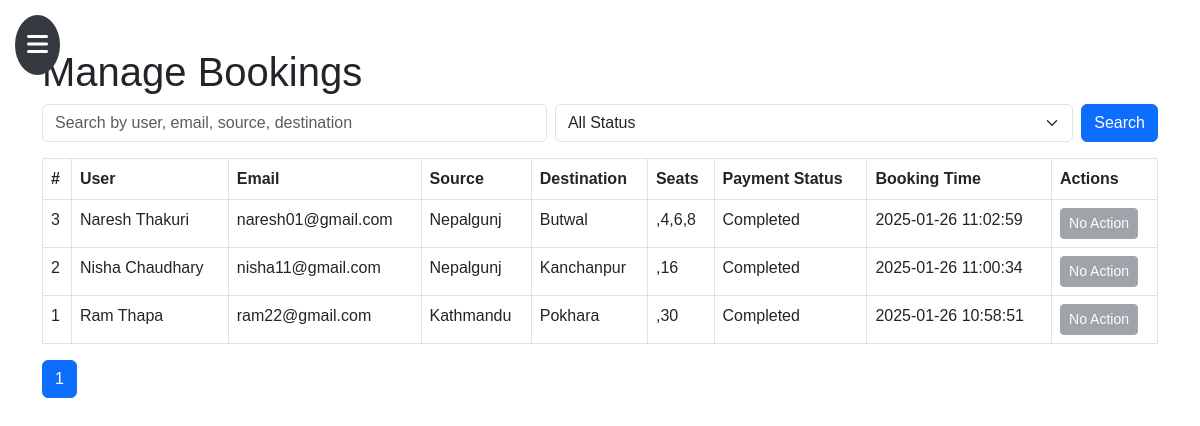
The page /admin/manage_bookings.php on the database its author committed.
### tables this page shows
CREATE TABLE `bookings` (
  `id` int(11) NOT NULL,
  `user_id` int(11) DEFAULT NULL,
  `route_id` int(11) DEFAULT NULL,
  `seats_booked` varchar(255) DEFAULT NULL,
  `booking_time` datetime DEFAULT NULL,
  `payment_status` enum('Pending','Completed','Failed') DEFAULT 'Pending',
  `created_at` datetime DEFAULT current_timestamp(),
  `total_amount` decimal(10,2) DEFAULT NULL
);

CREATE TABLE `users` (
  `id` int(11) NOT NULL,
  `name` varchar(100) NOT NULL,
  `email` varchar(150) NOT NULL,
  `password` varchar(255) NOT NULL,
  `created_at` timestamp NOT NULL DEFAULT current_timestamp(),
  `phone` varchar(255) NOT NULL
);

CREATE TABLE `routes` (
  `id` int(11) NOT NULL,
  `bus_id` int(11) NOT NULL,
  `source` varchar(100) NOT NULL,
  `destination` varchar(100) NOT NULL,
  `departure_time` datetime NOT NULL,
  `arrival_time` datetime NOT NULL,
  `price` decimal(10,2) NOT NULL,
  `status` enum('active','disabled') NOT NULL DEFAULT 'active'
);

### admin/manage_bookings.php (the view, shortened to what this page needs)
<?php
include("../includes/config.php");
$limit = 10;
$page = isset($_GET['page']) ? (int)$_GET['page'] : 1;
$offset = ($page - 1) * $limit;
$search = isset($_GET['search']) ? trim($_GET['search']) : '';
$filter = isset($_GET['filter']) ? trim($_GET['filter']) : '';
$whereClause = "1=1";
$totalBookingsQuery = "SELECT COUNT(*) AS total
    FROM bookings
    INNER JOIN users ON bookings.user_id = users.id
    INNER JOIN routes ON bookings.route_id = routes.id
    WHERE $whereClause";
$totalBookingsResult = $conn->query($totalBookingsQuery);
$totalBookings = $totalBookingsResult->fetch_assoc()['total'];
$bookingsQuery = "SELECT bookings.id, users.name AS user_name, users.email AS user_email,
                         routes.source, routes.destination, bookings.seats_booked, bookings.payment_status, bookings.created_at
                  FROM bookings
                  INNER JOIN users ON bookings.user_id = users.id
                  INNER JOIN routes ON bookings.route_id = routes.id
                  WHERE $whereClause
                  ORDER BY bookings.created_at DESC
                  LIMIT $limit OFFSET $offset";
$bookingsResult = $conn->query($bookingsQuery);
?>
<!DOCTYPE html>
<html lang="en">
<head>
    <link href="https://cdn.jsdelivr.net/npm/bootstrap@5.3.0-alpha1/dist/css/bootstrap.min.css" rel="stylesheet">
</head>
<body>
    <?php include("../includes/sidebar.php"); ?>
    <div class="container mt-5">
        <h1>Manage Bookings</h1>
        <form method="GET" class="d-flex mb-3">
            <input type="text" name="search" class="form-control me-2" placeholder="Search by user, email, source, destination" value="<?= htmlspecialchars($search) ?>">
            <select name="filter" class="form-select me-2">
                <option value="">All Status</option>
            </select>
            <button type="submit" class="btn btn-primary">Search</button>
        </form>
        <table class="table table-bordered">
            <thead>
                <tr>
                    <th>#</th>
                    <th>User</th>
                    <th>Email</th>
                    <th>Source</th>
                    <th>Destination</th>
                    <th>Seats</th>
                    <th>Payment Status</th>
                    <th>Booking Time</th>
                    <th>Actions</th>
                </tr>
            </thead>
            <tbody>
                <?php if ($bookingsResult->num_rows > 0): ?>
                    <?php while ($booking = $bookingsResult->fetch_assoc()): ?>
                        <tr>
                            <td><?= htmlspecialchars($booking['id']) ?></td>
                            <td><?= htmlspecialchars($booking['user_name']) ?></td>
                            <td><?= htmlspecialchars($booking['user_email']) ?></td>
                            <td><?= htmlspecialchars($booking['source']) ?></td>
                            <td><?= htmlspecialchars($booking['destination']) ?></td>
                            <td><?= htmlspecialchars($booking['seats_booked']) ?></td>
                            <td><?= htmlspecialchars($booking['payment_status']) ?></td>
                            <td><?= htmlspecialchars($booking['created_at']) ?></td>
                            <td>
                                <?php if ($booking['payment_status'] === 'Pending'): ?>
                                    <form method="POST" style="display:inline;">
                                        <input type="hidden" name="booking_id" value="<?= $booking['id'] ?>">
                                        <button class="btn btn-sm btn-danger" type="submit">Delete</button>
                                    </form>
                                <?php else: ?>
                                    <button class="btn btn-sm btn-secondary" disabled>No Action</button>
                                <?php endif; ?>
                            </td>
                        </tr>
                    <?php endwhile; ?>
                <?php else: ?>
                    <tr>
                        <td colspan="9" class="text-center">No bookings found</td>
                    </tr>
                <?php endif; ?>
            </tbody>
        </table>
        <nav>
            <ul class="pagination">
                <?php for ($i = 1; $i <= ceil($totalBookings / $limit); $i++): ?>
                    <li class="page-item <?= $i == $page ? 'active' : '' ?>">
                        <a class="page-link" href="?page=<?= $i ?>&search=<?= urlencode($search) ?>&filter=<?= urlencode($filter) ?>"><?= $i ?></a>
                    </li>
                <?php endfor; ?>
            </ul>
        </nav>
    </div>
</body>
</html>

### includes/sidebar.php (shortened to what this page needs)
<!DOCTYPE html>
<html lang="en">
<head>
    <link href="https://cdn.jsdelivr.net/npm/bootstrap@5.3.0-alpha1/dist/css/bootstrap.min.css" rel="stylesheet">
    <link rel="stylesheet" href="https://cdnjs.cloudflare.com/ajax/libs/font-awesome/6.0.0-beta3/css/all.min.css">
</head>
<body>
    <div class="bar-icon" id="toggleSidebar">
        <i class="fas fa-bars"></i>
    </div>
</body>
</html>

### includes/sidebar.php (style rules this page uses)
body { font-family: Arial, sans-serif; }
.bar-icon { position: fixed; top: 15px; left: 15px; font-size: 24px; background-color: #343a40; color: white; padding: 12px; border-radius: 50%; cursor: pointer; z-index: 1100; }

### rows shown on the page
bookings: id "3", user.name "Naresh Thakuri", user.email "naresh01@gmail.com", route.source "Nepalgunj", route.destination "Butwal", seats_booked ",4,6,8", payment_status "Completed", created_at "2025-01-26 11:02:59", shows "No Action"
bookings: id "2", user.name "Nisha Chaudhary", user.email "nisha11@gmail.com", route.source "Nepalgunj", route.destination "Kanchanpur", seats_booked ",16", payment_status "Completed", created_at "2025-01-26 11:00:34", shows "No Action"
bookings: id "1", user.name "Ram Thapa", user.email "ram22@gmail.com", route.source "Kathmandu", route.destination "Pokhara", seats_booked ",30", payment_status "Completed", created_at "2025-01-26 10:58:51", shows "No Action"
